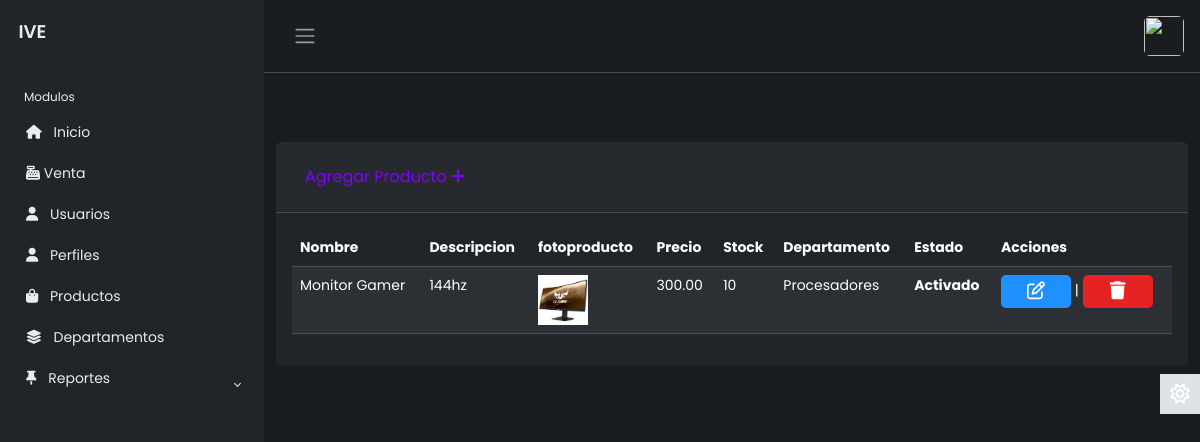
The page /modulos/productos/index.php (signed in) on the database its author committed.
### tables this page shows
CREATE TABLE `productos` (
  `IDProducto` int(11) NOT NULL,
  `Nombre` varchar(255) DEFAULT NULL,
  `Descripcion` text DEFAULT NULL,
  `precio_venta` decimal(10,2) DEFAULT NULL,
  `Stock` int(11) DEFAULT NULL,
  `lActivo` int(11) NOT NULL,
  `fotoproducto` text DEFAULT NULL,
  `precio_costo` decimal(10,2) DEFAULT NULL,
  `IDDepartamento` int(11) DEFAULT NULL
);

CREATE TABLE `departamentos` (
  `IDDepartamento` int(11) NOT NULL,
  `NombreDepartamento` varchar(100) NOT NULL,
  `lActivo` int(11) NOT NULL DEFAULT 1
);

### modulos/productos/MostrarProductos.php (the view)
<?php
require("../../config/dbcontext.php");
$sql = "SELECT
P.IDProducto,
P.Nombre,
P.Descripcion,
P.precio_venta,
P.Stock,
P.lActivo,
P.IDDepartamento,
P.fotoproducto,
D.NombreDepartamento
FROM
Productos P
INNER JOIN
Departamentos D ON P.IDDepartamento = D.IDDepartamento
WHERE
P.Descripcion <> 'BAJA';";
$result = $link->query($sql);
?>
<?php
if ($result->num_rows > 0) {
    while ($row = $result->fetch_assoc()) { ?>
        <tr>
            <td scope="row"><?php echo $row['Nombre'] ?></td>
            <td scope="row"><?php echo $row['Descripcion'] ?></td>
            <td>
                <img width="50" src="../../images/<?php echo $row['fotoproducto']?>">
            </td>
            <td><?php echo $row['precio_venta'] ?></td>
            <td><?php echo $row['Stock'] ?></td>
            <td><?php echo $row['NombreDepartamento'] ?></td>
            <th><?php echo ($row['lActivo'] == 1) ? 'Activado' : 'Desactivado'; ?></th>
            <td><a name="btnEditarProducto" id="btnEditarProducto" class="btn edit" href="EditarProducto.php?txtID=<?php echo $row['IDProducto']; ?>" role="button"><i class="fa-regular fa-pen-to-square"></i></a>
                |
                <a class="btn delete" href="../../Models/BorrarProducto.php?txtID=<?php echo $row['IDProducto']; ?>" role="button">
                    <i class="fa-solid fa-trash"></i>
                </a>
            </td>
        </tr>
<?php
    }
} else {
    echo "<tr><td colspan='8'>No se encontraron registros.</td></tr>";
} ?>

### layout/style.css (style rules this page uses)
body { font-family: 'Poppins', sans-serif; font-size: 0.875rem; opacity: 1; overflow-y: scroll; margin: 0; }
a { cursor: pointer; text-decoration: none; font-family: 'Poppins', sans-serif; }

### layout/buttons.css (style rules this page uses)
.btn.delete { font-family: "Robot", sans-serif; font-size: 18px; font-weight: bold; background-color:#e62222; width: 70px; padding: 2px; text-align: center; text-decoration: none; text-transform: uppercase; color: #fff; border-radius: 5px; cursor: pointer; box-shadow: 0 0 10px rgba(0,0,0 0.1); -webkit-transition-duration: 0.3s; transition-duration: 0.3s; -webkit-transition-property: box-shadows, transform; transition-property: box-shadow, transform; }
.btn.edit { font-family: "Robot", sans-serif; font-size: 18px; font-weight: bold; background:#1E90FF; width: 70px; padding: 2px; text-align: center; text-decoration: none; text-transform: uppercase; color: #fff; border-radius: 5px; cursor: pointer; box-shadow: 0 0 10px rgba(0,0,0 0.1); -webkit-transition-duration: 0.3s; transition-duration: 0.3s; -webkit-transition-property: box-shadows, transform; transition-property: box-shadow, transform; }

### rows shown on the page
productos: Nombre "Monitor Gamer", Descripcion "144hz", fotoproducto (picture), precio_venta "300.00", Stock "10", IDDepartamento.NombreDepartamento "Procesadores", lActivo "Activado"
